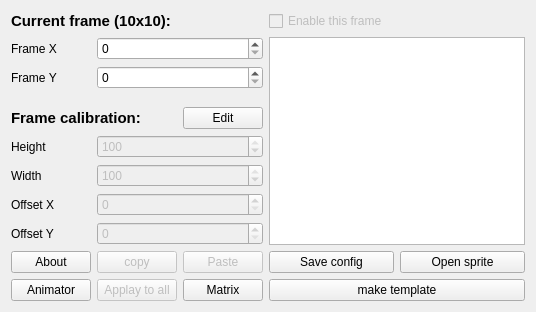
<?xml version="1.0" encoding="UTF-8"?>
<ui version="4.0">
 <class>CalibrationMain</class>
 <widget class="QWidget" name="CalibrationMain">
  <property name="geometry">
   <rect>
    <x>0</x>
    <y>0</y>
    <width>418</width>
    <height>291</height>
   </rect>
  </property>
  <property name="windowTitle">
   <string>SMBX64 Playble Sprite Calibrator</string>
  </property>
  <property name="windowIcon">
   <iconset resource="_resourses/images.qrc">
    <normaloff>:/images/Icon16.png</normaloff>:/images/Icon16.png</iconset>
  </property>
  <layout class="QGridLayout" name="gridLayout" columnminimumwidth="0,30,30,0,0">
   <property name="sizeConstraint">
    <enum>QLayout::SetFixedSize</enum>
   </property>
   <item row="6" column="0">
    <widget class="QLabel" name="label">
     <property name="text">
      <string>Height</string>
     </property>
    </widget>
   </item>
   <item row="2" column="1" colspan="2">
    <widget class="QSpinBox" name="FrameY">
     <property name="maximum">
      <number>9</number>
     </property>
    </widget>
   </item>
   <item row="10" column="3">
    <widget class="QPushButton" name="SaveConfigButton">
     <property name="text">
      <string>Save config</string>
     </property>
    </widget>
   </item>
   <item row="10" column="4">
    <widget class="QPushButton" name="OpenSprite">
     <property name="text">
      <string>Open sprite</string>
     </property>
    </widget>
   </item>
   <item row="7" column="0">
    <widget class="QLabel" name="label_2">
     <property name="text">
      <string>Width</string>
     </property>
    </widget>
   </item>
   <item row="10" column="1">
    <widget class="QPushButton" name="CopyButton">
     <property name="enabled">
      <bool>false</bool>
     </property>
     <property name="text">
      <string>copy</string>
     </property>
    </widget>
   </item>
   <item row="8" column="1" colspan="2">
    <widget class="QSpinBox" name="OffsetX">
     <property name="enabled">
      <bool>false</bool>
     </property>
     <property name="minimum">
      <number>0</number>
     </property>
     <property name="maximum">
      <number>100</number>
     </property>
    </widget>
   </item>
   <item row="6" column="1" colspan="2">
    <widget class="QSpinBox" name="Height">
     <property name="enabled">
      <bool>false</bool>
     </property>
     <property name="maximum">
      <number>100</number>
     </property>
     <property name="value">
      <number>100</number>
     </property>
    </widget>
   </item>
   <item row="9" column="0">
    <widget class="QLabel" name="label_4">
     <property name="text">
      <string>Offset Y</string>
     </property>
    </widget>
   </item>
   <item row="1" column="3" rowspan="9" colspan="2">
    <widget class="QGraphicsView" name="PreviewGraph"/>
   </item>
   <item row="1" column="0">
    <widget class="QLabel" name="label_5">
     <property name="text">
      <string>Frame X</string>
     </property>
    </widget>
   </item>
   <item row="1" column="1" colspan="2">
    <widget class="QSpinBox" name="FrameX">
     <property name="maximum">
      <number>9</number>
     </property>
    </widget>
   </item>
   <item row="10" column="2">
    <widget class="QPushButton" name="PasteButton">
     <property name="enabled">
      <bool>false</bool>
     </property>
     <property name="text">
      <string>Paste</string>
     </property>
    </widget>
   </item>
   <item row="0" column="0" colspan="2">
    <widget class="QLabel" name="label_7">
     <property name="font">
      <font>
       <family>Liberation Sans</family>
       <pointsize>11</pointsize>
       <weight>75</weight>
       <bold>true</bold>
      </font>
     </property>
     <property name="text">
      <string>Current frame (10x10):</string>
     </property>
    </widget>
   </item>
   <item row="9" column="1" colspan="2">
    <widget class="QSpinBox" name="OffsetY">
     <property name="enabled">
      <bool>false</bool>
     </property>
     <property name="minimum">
      <number>0</number>
     </property>
     <property name="maximum">
      <number>100</number>
     </property>
    </widget>
   </item>
   <item row="2" column="0">
    <widget class="QLabel" name="label_6">
     <property name="text">
      <string>Frame Y</string>
     </property>
    </widget>
   </item>
   <item row="8" column="0">
    <widget class="QLabel" name="label_3">
     <property name="text">
      <string>Offset X</string>
     </property>
    </widget>
   </item>
   <item row="12" column="1">
    <widget class="QPushButton" name="applyToAll">
     <property name="enabled">
      <bool>false</bool>
     </property>
     <property name="text">
      <string>Applay to all</string>
     </property>
    </widget>
   </item>
   <item row="12" column="2">
    <widget class="QPushButton" name="Matrix">
     <property name="text">
      <string>Matrix</string>
     </property>
    </widget>
   </item>
   <item row="12" column="3" colspan="2">
    <widget class="QPushButton" name="MakeTemplateB">
     <property name="text">
      <string>make template</string>
     </property>
    </widget>
   </item>
   <item row="12" column="0">
    <widget class="QPushButton" name="AnimatorButton">
     <property name="text">
      <string>Animator</string>
     </property>
    </widget>
   </item>
   <item row="0" column="3" colspan="2">
    <widget class="QCheckBox" name="EnableFrame">
     <property name="enabled">
      <bool>false</bool>
     </property>
     <property name="text">
      <string>Enable this frame</string>
     </property>
    </widget>
   </item>
   <item row="7" column="1" colspan="2">
    <widget class="QSpinBox" name="Width">
     <property name="enabled">
      <bool>false</bool>
     </property>
     <property name="maximum">
      <number>100</number>
     </property>
     <property name="value">
      <number>100</number>
     </property>
    </widget>
   </item>
   <item row="10" column="0">
    <widget class="QPushButton" name="AboutButton">
     <property name="text">
      <string>About</string>
     </property>
    </widget>
   </item>
   <item row="5" column="2">
    <widget class="QPushButton" name="editSizes">
     <property name="text">
      <string>Edit</string>
     </property>
    </widget>
   </item>
   <item row="5" column="0" colspan="2">
    <widget class="QLabel" name="label_8">
     <property name="font">
      <font>
       <family>Liberation Sans</family>
       <pointsize>11</pointsize>
       <weight>75</weight>
       <bold>true</bold>
      </font>
     </property>
     <property name="text">
      <string>Frame calibration:</string>
     </property>
    </widget>
   </item>
  </layout>
 </widget>
 <layoutdefault spacing="6" margin="11"/>
 <resources>
  <include location="_resourses/images.qrc"/>
 </resources>
 <connections/>
</ui>
